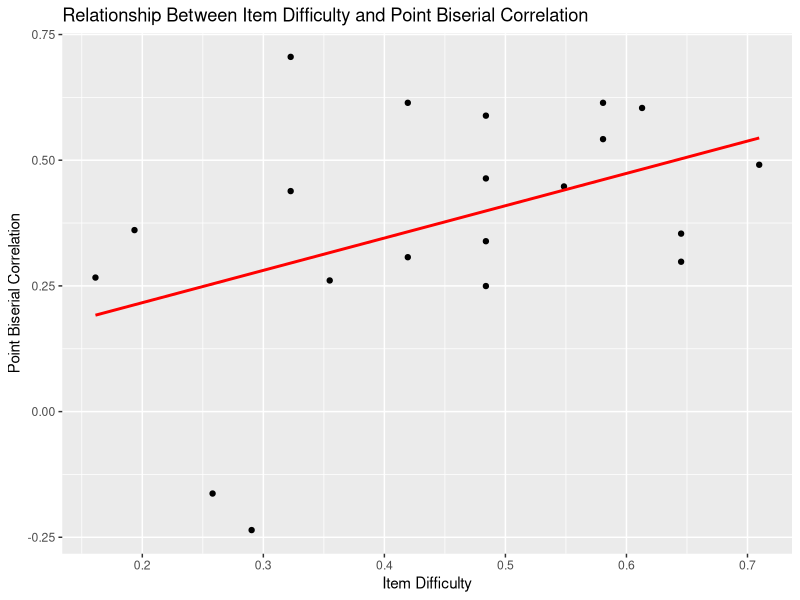

The R source for this figure:
## ---- chunk 1
# Load necessary libraries
library(tidyverse)
library(psych)
library(ggplot2)

## ---- chunk 2
df <- readxl::read_xlsx("MAMS and Dental Combined for Analysis.xlsx")
## ---- chunk 3
df_students <- df[2:32, ]

head(df_students)
# Define the new column names for the questions
question_names <- paste0("Q", 1:20)  # Generates Q1, Q2, ..., Q20

# Rename only the question columns
colnames(df_students)[2:21] <- question_names

head(df_students)
## ---- chunk 4
# Compute item difficulty as the mean proportion of correct responses
item_difficulty <- df_students %>%
  summarise(across(Q1:Q20, ~ mean(as.numeric(.), na.rm = TRUE))) %>%
  pivot_longer(cols = everything(), names_to = "Item", values_to = "Item_Difficulty")

print(item_difficulty)
## ---- chunk 5
# Compute point biserial correlation for each question using Pearson correlation
point_biserial <- map_df(paste0("Q", 1:20), function(q) {
  cor_value <- cor.test(as.numeric(df_students[[q]]), as.numeric(df_students$`Total Score`), method = "pearson")$estimate
  tibble(Item = q, Point_Biserial_Correlation = cor_value)
})

print(point_biserial)
## ---- chunk 6
# Combine item difficulty and point biserial correlation data
combined_IDPB <- left_join(item_difficulty, point_biserial, by = "Item")

print(combined_IDPB)
## ---- chunk 7
correlation_result <- cor(combined_IDPB$Item_Difficulty, 
                          combined_IDPB$Point_Biserial_Correlation, 
                          use = "complete.obs")

print(paste("Pearson Correlation coef between Item Difficulty and Point Biserial Correlation:", round(correlation_result, 3)))
## ---- chunk 8
ggplot(combined_IDPB, aes(x = Item_Difficulty, y = Point_Biserial_Correlation)) +
  geom_point() +
  geom_smooth(method = "lm", se = FALSE, color = "red") +
  labs(title = "Relationship Between Item Difficulty and Point Biserial Correlation",
       x = "Item Difficulty",
       y = "Point Biserial Correlation")
## ---- chunk 9
spearman_corr <- cor(combined_IDPB$Item_Difficulty, 
                     combined_IDPB$Point_Biserial_Correlation, 
                     method = "spearman", use = "complete.obs")
print(paste("Spearman's Rank Correlation coef:", round(spearman_corr, 3)))
## ---- chunk 10
kendall_corr <- cor(combined_IDPB$Item_Difficulty, 
                    combined_IDPB$Point_Biserial_Correlation, 
                     method = "kendall")

print(paste("Kendall Correlation coef:", round(kendall_corr, 3)))
## ---- chunk 11
shapiro.test(combined_IDPB$Item_Difficulty)

shapiro.test(combined_IDPB$Point_Biserial_Correlation)
